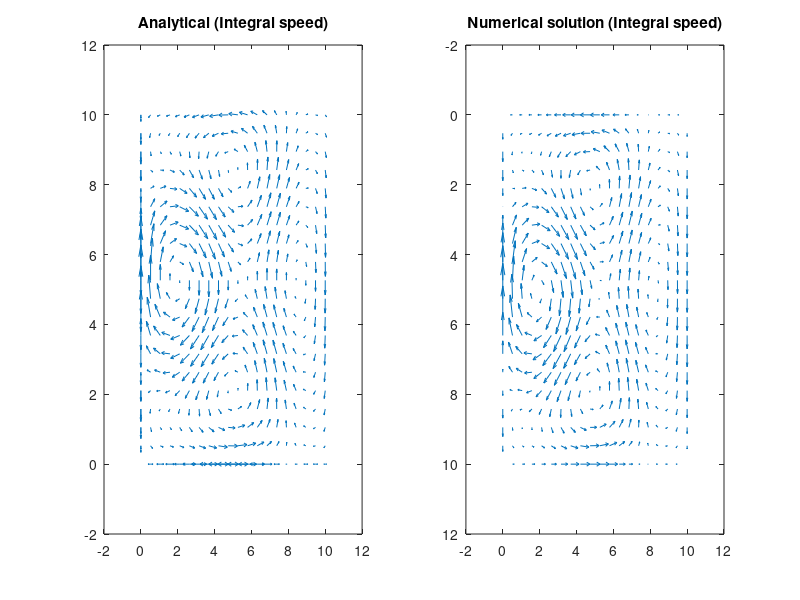

This chart was generated by the following MATLAB code:
clf;

%------------------------------------------------------------------------------------------------------------------------
global F1 = 1;
global F2 = 3;
global G1 = 3;
global G2 = 3;
global l = 1;
global s = 3;
global m = 3;
global p = 1;
global r = 10;
global q = 10;
global r_l = (l*pi)/r;
global r_s = (s*pi)/r;
global q_m = (m*pi)/q;
global q_p = (p*pi)/q;
global mu = 0.2;
global beta = 0.2;
global N = 20;
global K = 20;
global M = 20;
global delta_x = r/(N-1);
global delta_y = q/(K-1);
global R = (beta*delta_x)/(2*mu);
%global theta = 1;
global theta = coth(R)-1/R;
%global gamma = 1;
global gamma = R*coth(R);
%gamma = 1 + abs(R);

%------------------------------------------------------------------------------------------------------------------------
% Coefficients of the analytical solution
global A = -beta/(2.*mu)+sqrt((beta/(2.*mu)).^2+q_m.^2);
global B = -beta/(2.*mu)-sqrt((beta/(2.*mu)).^2+q_m.^2);
global D_1 = q_m.*(mu.*(r_l.^2+q_m.^2)*F1 + beta.*r_l.*F2)/(mu.^2.*(r_l.^2+q_m.^2).^2+beta.^2.*r_l.^2);
global D_2 = q_m.*(mu.*(r_l.^2+q_m.^2)*F2 - beta.*r_l.*F1)/(mu.^2.*(r_l.^2+q_m.^2).^2+beta.^2.*r_l.^2);
global C_1 = D_1*(exp(B.*r)-(-1).^l)/(exp(A.*r)-exp(B.*r));
global C_2 = D_1*((-1).^l-exp(A.*r))/(exp(A.*r)-exp(B.*r));

global A_bar = -beta/(2.*mu)+sqrt((beta/(2.*mu)).^2+q_p.^2);
global B_bar = -beta/(2.*mu)-sqrt((beta/(2.*mu)).^2+q_p.^2);
global D_1_bar = r_s.*(mu.*(r_s.^2+q_p.^2)*G2-beta.*r_s.*G1)/(mu.^2.*(r_s.^2+q_p.^2).^2+beta.^2.*r_s.^2);
global D_2_bar = -r_s.*(mu.*(r_s.^2+q_p.^2)*G1+beta.*r_s.*G2)/(mu.^2.*(r_s.^2+q_p.^2).^2+beta.^2.*r_s.^2);
global C_1_bar = D_1_bar*(exp(B_bar.*r)-(-1).^s)/(exp(A_bar.*r)-exp(B_bar.*r));
global C_2_bar = D_1_bar*((-1).^s-exp(A_bar.*r))/(exp(A_bar.*r)-exp(B_bar.*r));
%------------------------------------------------------------------------------------------------------------------------
%------------------------------------------------------------------------------------------------------------------------
% the grids

x = zeros(1, N+1);
y = zeros(1, K+1);

for i = 1 : N;
  x(1,i)=(i-1)*delta_x;
endfor;

for j = 1 : K;
  y(1,j)=(j-1)*delta_y;
endfor;

function f_val = F(x, y)
  global F1 F2 G1 G2 q_p r_s q_m r_l;
  f_val = -q_m*(F1*cos(r_l*x)+F2*sin(r_l*x))*sin(q_m*y)-r_s*(-G1*sin(r_s*x)+G2*cos(r_s*x))*sin(q_p*y);
endfunction;

%------------------------------------------------------------------------------------------------------------------------
%------------------------------------------------------------------------------------------------------------------------
x1 = linspace(0, r, N+1);
y1 = linspace(0, q, K+1);
[xx1, yy1] = meshgrid(x1, y1);
% v-component
V=(A.*C_1.*exp(A.*xx1)+B.*C_2.*exp(B.*xx1)-r_l.*D_1.*sin(r_l.*xx1)+r_l.*D_2.*cos(r_l.*xx1)).*sin(q_m.*yy1)+(A_bar.*C_1_bar.*exp(A_bar.*xx1)+B_bar.*C_2_bar.*exp(B_bar.*xx1)-r_s.*D_1_bar.*sin(r_s.*xx1)+r_s.*D_2_bar.*cos(r_s.*xx1)).*sin(q_p.*yy1);
V=V.*(-1);
% u-component
U=q_m.*(C_1.*exp(A.*xx1)+C_2.*exp(B.*xx1)+D_1.*cos(r_l.*xx1)+D_2.*sin(r_l.*xx1)).*cos(q_m.*yy1)+q_p.*(C_1_bar.*exp(A_bar.*xx1)+C_2_bar.*exp(B_bar.*xx1)+D_1_bar.*cos(r_s.*xx1) + D_2_bar.*sin(r_s.*xx1)).*cos(q_p.*yy1);

%------------------------------------------------------------------------------------------------------------------------
Psi_x = zeros(N+1,K+1);
Psi_y = zeros(N+1,K+1);
Psi = zeros(N+1,K+1);
Psi_prev = zeros(N+1,K+1);
[xx, yy] = meshgrid(x, y);
%------------------------------------------------------------------------------------------------------------------------
for iter = 1 : M;
  disp("iter"), disp(iter)
  for j = 2 : K-1;
    for i = 2 : N-1;
      Psi(i,j)=power(((2*mu*gamma)/(delta_x^2)+(2*mu)/(delta_y^2)),-1)*((mu*(gamma-R)*Psi(i-1,j))/(delta_x^2)+(mu*Psi(i,j-1))/(delta_y^2)+(mu*(gamma+R)*Psi_prev(i+1,j))/(delta_x^2)+(mu*Psi_prev(i,j+1))/(delta_y^2)-F(x(1,i),y(1,j)));
    endfor;
  endfor;
%-----------------------------------------numerical-for-integral-speed----------------------------------------------------
  for j = 1 : K;
    Psi_x(1,j)=(1+R.*(theta+1)).*(Psi(2,j)-Psi(1,j))./delta_x-delta_x.*(1+theta).*F(x(1,1),y(1,j))./(2*mu);
    Psi_x(N,j)=(1+R.*(theta-1)).*(Psi(N,j)-Psi(N-1,j))./delta_x+delta_x.*(1-theta).*F(x(1,N),y(1,j))./(2*mu);
  endfor;
  for j= 1 : K;
    for i= 2 : N-1;
      Psi_x(i,j)=((1-theta).*(1+R.*(theta+1)).*(Psi(i+1,j)-Psi(i,j)))/(2.*delta_x)+(1+theta).*(1+R.*(theta-1)).*(Psi(i,j)-Psi(i-1,j))/(2.*delta_x);
    endfor;
  endfor;

  %Psi_x = Psi_x.*(-1);

  for i = 1 : N;
    Psi_y(i,K)=(Psi(i,K)-Psi(i,K-1))./delta_y+(delta_y.*F(x(1,i),y(1,K)))./(2*mu);
    Psi_y(i,1)=(Psi(i,2)-Psi(i,1))./delta_y-(delta_y.*F(x(1,i),y(1,1)))./(2*mu);
  endfor;
  for j = 2 : K-1;
    for i = 1 : N;
      %Psi_y(i,j)=(Psi(i,j+1)-2.*Psi(i,j)+Psi(i,j-1))./(2.*delta_y);
      Psi_y(i,j)=(Psi(i,j+1)-Psi(i,j-1))./(2.*delta_y);
    endfor;
  endfor;
  Psi_y = Psi_y.*(-1);
%------------------------------------------------------------------------------------------------------------------------
  Psi_prev(1:end,1:end) = Psi(1:end,1:end);

  subplot (1, 2, 1)
  quiver(xx, yy, U, V, 1.5);
  title ("Analytical (Integral speed)");

  subplot (1, 2, 2)
  quiver(xx, yy, Psi_x, Psi_y, 1.5);
  title ("Numerical solution (Integral speed)");
  view([90 90]);

  pause(0.001);
endfor;
%------------------------------------------------------------------------------------------------------------------------

